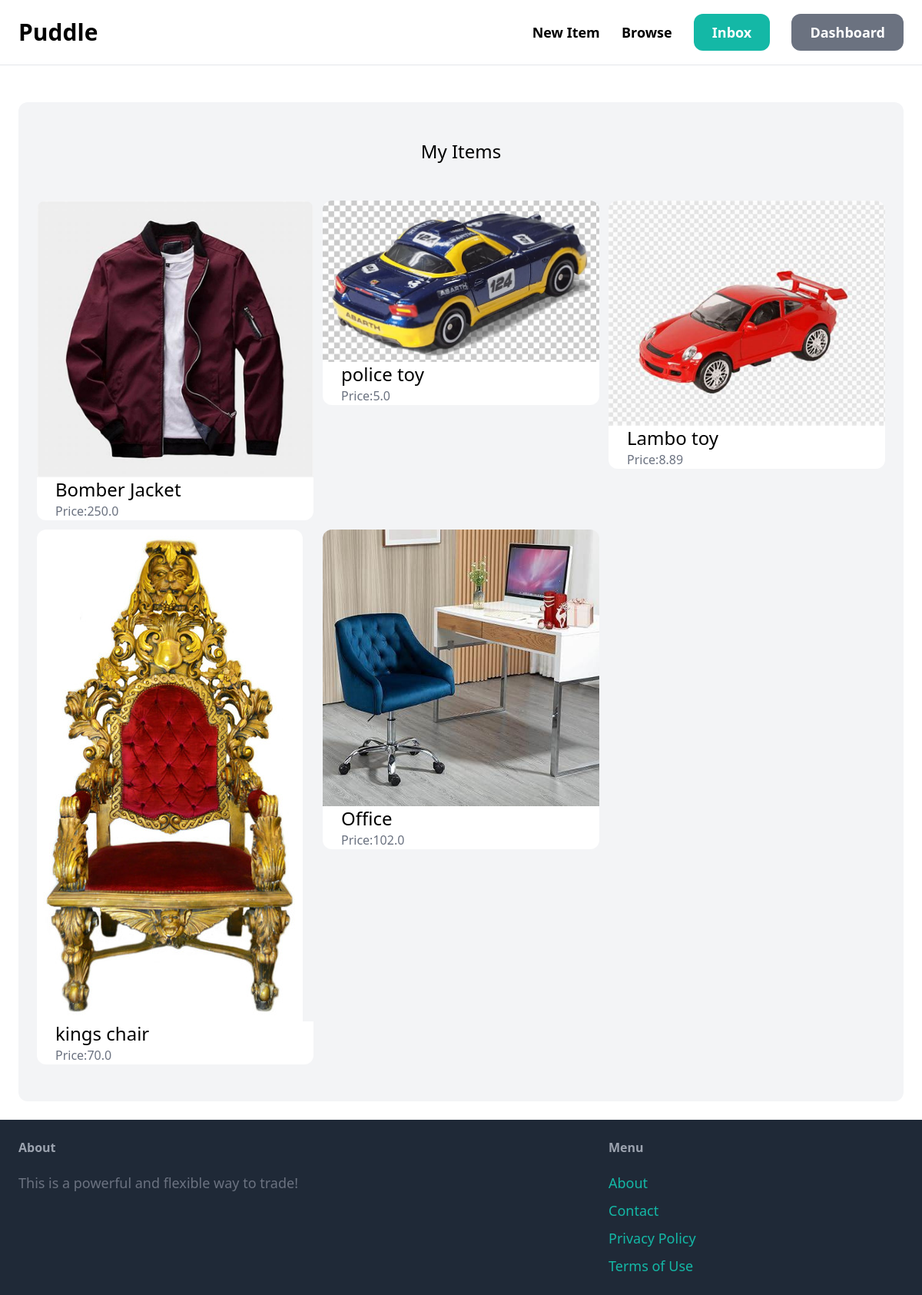
The app's page /dashboard/ (signed in) with its own data.
### item/models.py (models this page shows, shortened)
class Item(models.Model):
     category=models.ForeignKey(Category,related_name='items',on_delete=models.CASCADE)
     name=models.CharField(max_length=255)
     description=models.TextField(blank=True,null=True)
     price=models.FloatField()
     image=models.ImageField(upload_to='item_images',blank=True,null=True)
     is_sold=models.BooleanField(default=False)
     created_by=models.ForeignKey(User,related_name='items',on_delete=models.CASCADE)
     created_at=models.DateTimeField(auto_now_add=True)

### dashboard/views.py (the view)
# urls.py: path('', views.index, name='imdex'),
@login_required
def index(request):
    items = Item.objects.filter(created_by=request.user)
    return render(request,'dashboard/index.html',{
        'items': items,
    })

### dashboard/templates/dashboard/index.html (shortened to what this page needs)
{% extends 'core/base.html' %}
{% block content %}
<div class="mt-6 px-6 py-12 bg-gray-100 rounded-xl">
    <h2 class="mb-12 text-2xl text-center ">My Items</h2>
    <div class="grid grid-cols-3 gap-3">
        {% for item in items %}
        <div>
            <a href="{% url 'item:detail' item.id %}">
                <div>
                    <img src="{{ item.image.url }}" class="rounded-t-xl ">
                </div>
                <div class="px-6 bg-white rounded-b-xl">
                    <h2 class="text-2xl">{{ item.name }}</h2>
                    <p class="text-gray-500">Price:{{ item.price }}</p>
                </div>
            </a>
        </div>
        {% endfor %}
    </div>
</div>
{% endblock %}

### records on screen
Item: image (picture), name "Bomber Jacket", price "250.0"
Item: image (picture), name "police toy", price "5.0"
Item: image (picture), name "Lambo toy", price "8.89"
Item: image (picture), name "kings chair", price "70.0"
Item: image (picture), name "Office", price "102.0"
